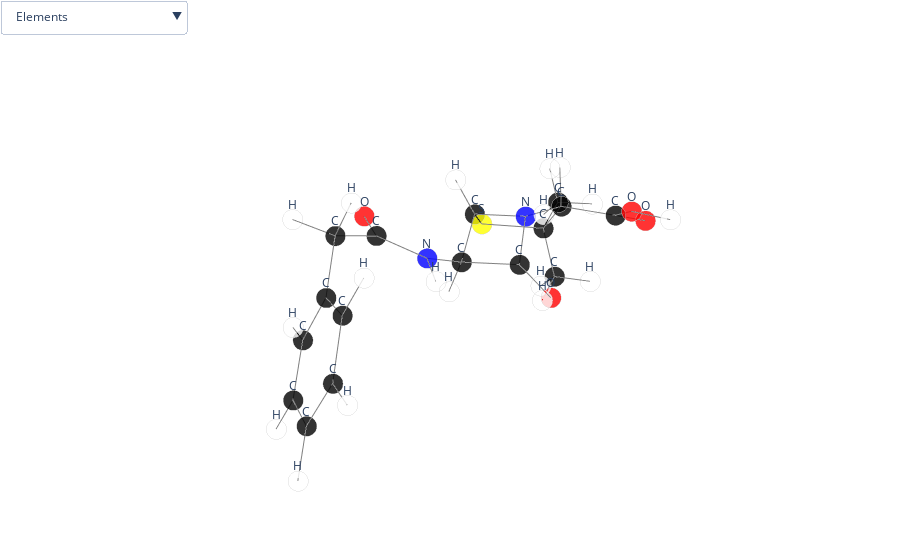

The notebook cell this image was saved under:
### Markdown cell above
## smiles_to_3D_plot(mol_smi)

This function takes as an input the SMILEs of a molecule and plots it in 3D in an interactive graph

### Code cell
import MASSiveChem.MASSiveChem as MC

mol_smi = 'CC1(C(N2C(S1)C(C2=O)NC(=O)CC3=CC=CC=C3)C(=O)O)C'

output =MC.smiles_to_3D_plot(mol_smi)

output
